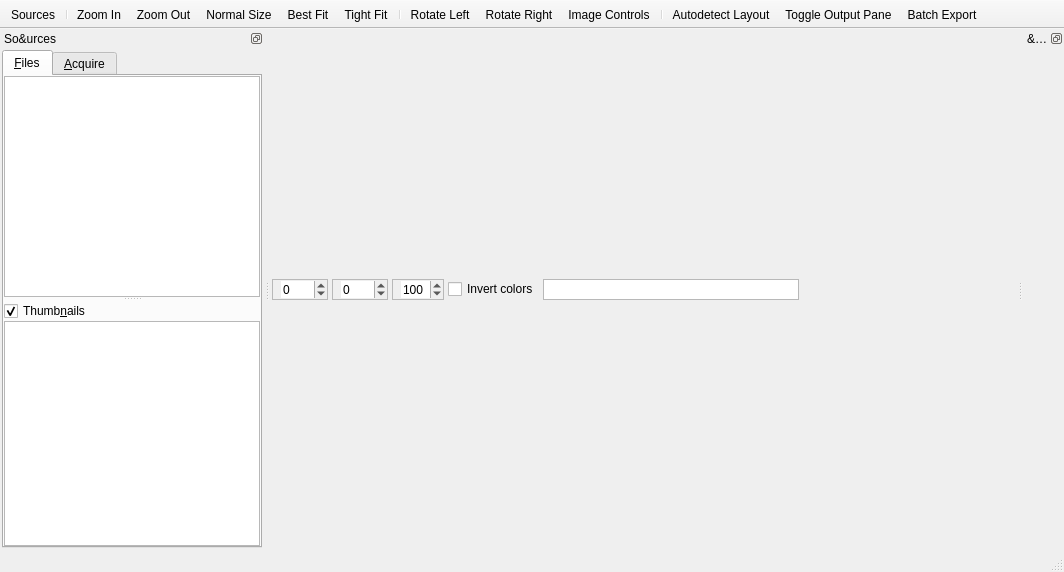
<?xml version="1.0" encoding="UTF-8"?>
<ui version="4.0">
 <class>MainWindow</class>
 <widget class="QMainWindow" name="MainWindow">
  <property name="geometry">
   <rect>
    <x>0</x>
    <y>0</y>
    <width>1064</width>
    <height>572</height>
   </rect>
  </property>
  <property name="windowTitle">
   <string notr="true">gImageReader</string>
  </property>
  <property name="windowIcon">
   <iconset resource="gimagereader.qrc">
    <normaloff>:/icons/logo_256</normaloff>:/icons/logo_256</iconset>
  </property>
  <widget class="QWidget" name="centralwidget">
   <layout class="QVBoxLayout" name="verticalLayout_4">
    <property name="spacing">
     <number>0</number>
    </property>
    <property name="leftMargin">
     <number>0</number>
    </property>
    <property name="topMargin">
     <number>0</number>
    </property>
    <property name="rightMargin">
     <number>0</number>
    </property>
    <property name="bottomMargin">
     <number>0</number>
    </property>
    <item>
     <widget class="QWidget" name="widgetImageControls" native="true">
      <property name="maximumSize">
       <size>
        <width>16777215</width>
        <height>25</height>
       </size>
      </property>
      <layout class="QHBoxLayout" name="horizontalLayout">
       <property name="spacing">
        <number>4</number>
       </property>
       <property name="leftMargin">
        <number>2</number>
       </property>
       <property name="topMargin">
        <number>2</number>
       </property>
       <property name="rightMargin">
        <number>2</number>
       </property>
       <property name="bottomMargin">
        <number>2</number>
       </property>
       <item>
        <widget class="QFrame" name="frameBrightness">
         <property name="toolTip">
          <string>Brightness</string>
         </property>
         <property name="frameShape">
          <enum>QFrame::StyledPanel</enum>
         </property>
         <property name="frameShadow">
          <enum>QFrame::Sunken</enum>
         </property>
         <layout class="QHBoxLayout" name="horizontalLayout_3">
          <property name="spacing">
           <number>0</number>
          </property>
          <property name="leftMargin">
           <number>1</number>
          </property>
          <property name="topMargin">
           <number>1</number>
          </property>
          <property name="rightMargin">
           <number>1</number>
          </property>
          <property name="bottomMargin">
           <number>1</number>
          </property>
          <item>
           <widget class="QLabel" name="labelBrightness">
            <property name="pixmap">
             <pixmap resource="gimagereader.qrc">:/icons/brightness</pixmap>
            </property>
           </widget>
          </item>
          <item>
           <widget class="QSpinBox" name="spinBoxBrightness">
            <property name="styleSheet">
             <string notr="true"/>
            </property>
            <property name="frame">
             <bool>false</bool>
            </property>
            <property name="minimum">
             <number>-100</number>
            </property>
            <property name="maximum">
             <number>100</number>
            </property>
           </widget>
          </item>
         </layout>
        </widget>
       </item>
       <item>
        <widget class="QFrame" name="frameContrast">
         <property name="toolTip">
          <string>Contrast</string>
         </property>
         <property name="frameShape">
          <enum>QFrame::StyledPanel</enum>
         </property>
         <property name="frameShadow">
          <enum>QFrame::Sunken</enum>
         </property>
         <layout class="QHBoxLayout" name="horizontalLayout_4">
          <property name="spacing">
           <number>0</number>
          </property>
          <property name="leftMargin">
           <number>1</number>
          </property>
          <property name="topMargin">
           <number>1</number>
          </property>
          <property name="rightMargin">
           <number>1</number>
          </property>
          <property name="bottomMargin">
           <number>1</number>
          </property>
          <item>
           <widget class="QLabel" name="labelContrast">
            <property name="pixmap">
             <pixmap resource="gimagereader.qrc">:/icons/contrast</pixmap>
            </property>
           </widget>
          </item>
          <item>
           <widget class="QSpinBox" name="spinBoxContrast">
            <property name="styleSheet">
             <string notr="true"/>
            </property>
            <property name="frame">
             <bool>false</bool>
            </property>
            <property name="minimum">
             <number>-100</number>
            </property>
            <property name="maximum">
             <number>100</number>
            </property>
           </widget>
          </item>
         </layout>
        </widget>
       </item>
       <item>
        <widget class="QFrame" name="frameResolution">
         <property name="toolTip">
          <string>Resolution</string>
         </property>
         <property name="frameShape">
          <enum>QFrame::StyledPanel</enum>
         </property>
         <property name="frameShadow">
          <enum>QFrame::Sunken</enum>
         </property>
         <layout class="QHBoxLayout" name="horizontalLayout_2">
          <property name="spacing">
           <number>0</number>
          </property>
          <property name="leftMargin">
           <number>1</number>
          </property>
          <property name="topMargin">
           <number>1</number>
          </property>
          <property name="rightMargin">
           <number>1</number>
          </property>
          <property name="bottomMargin">
           <number>1</number>
          </property>
          <item>
           <widget class="QLabel" name="labelResolution">
            <property name="pixmap">
             <pixmap resource="gimagereader.qrc">:/icons/resolution</pixmap>
            </property>
           </widget>
          </item>
          <item>
           <widget class="QSpinBox" name="spinBoxResolution">
            <property name="styleSheet">
             <string notr="true"/>
            </property>
            <property name="frame">
             <bool>false</bool>
            </property>
            <property name="minimum">
             <number>50</number>
            </property>
            <property name="maximum">
             <number>600</number>
            </property>
            <property name="singleStep">
             <number>10</number>
            </property>
            <property name="value">
             <number>100</number>
            </property>
           </widget>
          </item>
         </layout>
        </widget>
       </item>
       <item>
        <widget class="QCheckBox" name="checkBoxInvertColors">
         <property name="text">
          <string>Invert colors</string>
         </property>
        </widget>
       </item>
       <item>
        <widget class="QTextBrowser" name="SegMode">
         <property name="maximumSize">
          <size>
           <width>16777215</width>
           <height>25</height>
          </size>
         </property>
         <property name="focusPolicy">
          <enum>Qt::NoFocus</enum>
         </property>
         <property name="acceptDrops">
          <bool>false</bool>
         </property>
         <property name="toolTip">
          <string>Current Page Segmentation Mode</string>
         </property>
         <property name="verticalScrollBarPolicy">
          <enum>Qt::ScrollBarAlwaysOff</enum>
         </property>
         <property name="placeholderText">
          <string/>
         </property>
         <property name="openLinks">
          <bool>false</bool>
         </property>
        </widget>
       </item>
       <item>
        <spacer name="horizontalSpacer">
         <property name="orientation">
          <enum>Qt::Horizontal</enum>
         </property>
         <property name="sizeHint" stdset="0">
          <size>
           <width>40</width>
           <height>20</height>
          </size>
         </property>
        </spacer>
       </item>
      </layout>
     </widget>
    </item>
   </layout>
  </widget>
  <widget class="QStatusBar" name="statusbar"/>
  <widget class="QToolBar" name="toolBarMain">
   <property name="movable">
    <bool>false</bool>
   </property>
   <property name="toolButtonStyle">
    <enum>Qt::ToolButtonIconOnly</enum>
   </property>
   <property name="floatable">
    <bool>false</bool>
   </property>
   <attribute name="toolBarArea">
    <enum>TopToolBarArea</enum>
   </attribute>
   <attribute name="toolBarBreak">
    <bool>false</bool>
   </attribute>
   <addaction name="actionSources"/>
   <addaction name="separator"/>
   <addaction name="actionZoomIn"/>
   <addaction name="actionZoomOut"/>
   <addaction name="actionOriginalSize"/>
   <addaction name="actionBestFit"/>
   <addaction name="actionTightFit"/>
   <addaction name="separator"/>
   <addaction name="actionRotateLeft"/>
   <addaction name="actionRotateRight"/>
   <addaction name="actionImageControls"/>
   <addaction name="separator"/>
   <addaction name="actionAutodetectLayout"/>
   <addaction name="actionToggleOutputPane"/>
   <addaction name="actionBatchExport"/>
  </widget>
  <widget class="QDockWidget" name="dockWidgetSources">
   <property name="features">
    <set>QDockWidget::DockWidgetFloatable|QDockWidget::DockWidgetMovable</set>
   </property>
   <property name="windowTitle">
    <string notr="true">So&amp;urces</string>
   </property>
   <attribute name="dockWidgetArea">
    <number>1</number>
   </attribute>
   <widget class="QWidget" name="dockWidgetSourcesContents">
    <layout class="QVBoxLayout" name="verticalLayout">
     <property name="spacing">
      <number>2</number>
     </property>
     <property name="leftMargin">
      <number>2</number>
     </property>
     <property name="topMargin">
      <number>2</number>
     </property>
     <property name="rightMargin">
      <number>2</number>
     </property>
     <property name="bottomMargin">
      <number>2</number>
     </property>
     <item>
      <widget class="QTabWidget" name="tabWidget">
       <property name="currentIndex">
        <number>0</number>
       </property>
       <widget class="QWidget" name="tabSources">
        <attribute name="title">
         <string>&amp;Files</string>
        </attribute>
        <layout class="QVBoxLayout" name="verticalLayout_2">
         <property name="spacing">
          <number>0</number>
         </property>
         <property name="leftMargin">
          <number>0</number>
         </property>
         <property name="topMargin">
          <number>0</number>
         </property>
         <property name="rightMargin">
          <number>0</number>
         </property>
         <property name="bottomMargin">
          <number>0</number>
         </property>
         <item>
          <widget class="QSplitter" name="splitter">
           <property name="orientation">
            <enum>Qt::Vertical</enum>
           </property>
           <widget class="QTreeView" name="treeViewSources">
            <property name="editTriggers">
             <set>QAbstractItemView::NoEditTriggers</set>
            </property>
            <property name="dragEnabled">
             <bool>true</bool>
            </property>
            <property name="dragDropMode">
             <enum>QAbstractItemView::InternalMove</enum>
            </property>
            <property name="selectionMode">
             <enum>QAbstractItemView::ExtendedSelection</enum>
            </property>
            <attribute name="headerVisible">
             <bool>false</bool>
            </attribute>
            <attribute name="headerStretchLastSection">
             <bool>false</bool>
            </attribute>
           </widget>
           <widget class="QWidget" name="widgetThumbnails" native="true">
            <layout class="QVBoxLayout" name="verticalLayout_3">
             <property name="spacing">
              <number>0</number>
             </property>
             <property name="leftMargin">
              <number>0</number>
             </property>
             <property name="topMargin">
              <number>0</number>
             </property>
             <property name="rightMargin">
              <number>0</number>
             </property>
             <property name="bottomMargin">
              <number>0</number>
             </property>
             <item>
              <widget class="QCheckBox" name="checkBoxThumbnails">
               <property name="focusPolicy">
                <enum>Qt::NoFocus</enum>
               </property>
               <property name="text">
                <string>Thumb&amp;nails</string>
               </property>
               <property name="checked">
                <bool>true</bool>
               </property>
              </widget>
             </item>
             <item>
              <widget class="QListWidget" name="listWidgetThumbnails">
               <property name="iconSize">
                <size>
                 <width>64</width>
                 <height>64</height>
                </size>
               </property>
               <property name="verticalScrollMode">
                <enum>QAbstractItemView::ScrollPerPixel</enum>
               </property>
               <property name="resizeMode">
                <enum>QListView::Adjust</enum>
               </property>
               <property name="viewMode">
                <enum>QListView::IconMode</enum>
               </property>
               <property name="uniformItemSizes">
                <bool>true</bool>
               </property>
              </widget>
             </item>
            </layout>
           </widget>
          </widget>
         </item>
        </layout>
       </widget>
       <widget class="QWidget" name="tabAcquire">
        <attribute name="title">
         <string>&amp;Acquire</string>
        </attribute>
        <layout class="QGridLayout" name="gridLayout">
         <property name="leftMargin">
          <number>2</number>
         </property>
         <property name="topMargin">
          <number>2</number>
         </property>
         <property name="rightMargin">
          <number>2</number>
         </property>
         <property name="bottomMargin">
          <number>2</number>
         </property>
         <property name="spacing">
          <number>2</number>
         </property>
         <item row="2" column="2">
          <widget class="QToolButton" name="toolButtonScanOutput">
           <property name="sizePolicy">
            <sizepolicy hsizetype="Fixed" vsizetype="Fixed">
             <horstretch>0</horstretch>
             <verstretch>0</verstretch>
            </sizepolicy>
           </property>
           <property name="icon">
            <iconset theme="document-open">
             <normaloff>.</normaloff>.</iconset>
           </property>
          </widget>
         </item>
         <item row="1" column="2">
          <widget class="QToolButton" name="toolButtonScanDevicesRefresh">
           <property name="toolTip">
            <string>Refresh</string>
           </property>
           <property name="icon">
            <iconset theme="view-refresh">
             <normaloff>.</normaloff>.</iconset>
           </property>
          </widget>
         </item>
         <item row="1" column="0">
          <widget class="QLabel" name="labelScanDevice">
           <property name="text">
            <string>&amp;Device:</string>
           </property>
           <property name="buddy">
            <cstring>comboBoxScanDevice</cstring>
           </property>
          </widget>
         </item>
         <item row="2" column="0">
          <widget class="QLabel" name="labelScanOutput">
           <property name="text">
            <string>Output &amp;File:</string>
           </property>
           <property name="buddy">
            <cstring>lineEditScanOutput</cstring>
           </property>
          </widget>
         </item>
         <item row="4" column="0">
          <widget class="QLabel" name="labelScanResolution">
           <property name="text">
            <string>&amp;Resolution:</string>
           </property>
           <property name="buddy">
            <cstring>comboBoxScanResolution</cstring>
           </property>
          </widget>
         </item>
         <item row="6" column="0" colspan="3">
          <widget class="QLabel" name="labelScanMessage">
           <property name="sizePolicy">
            <sizepolicy hsizetype="Preferred" vsizetype="Expanding">
             <horstretch>0</horstretch>
             <verstretch>0</verstretch>
            </sizepolicy>
           </property>
           <property name="alignment">
            <set>Qt::AlignCenter</set>
           </property>
          </widget>
         </item>
         <item row="4" column="1" colspan="2">
          <widget class="QComboBox" name="comboBoxScanResolution">
           <item>
            <property name="text">
             <string notr="true">75 dpi</string>
            </property>
           </item>
           <item>
            <property name="text">
             <string notr="true">100 dpi</string>
            </property>
           </item>
           <item>
            <property name="text">
             <string notr="true">200 dpi</string>
            </property>
           </item>
           <item>
            <property name="text">
             <string notr="true">300 dpi</string>
            </property>
           </item>
           <item>
            <property name="text">
             <string notr="true">600 dpi</string>
            </property>
           </item>
           <item>
            <property name="text">
             <string notr="true">1200 dpi</string>
            </property>
           </item>
          </widget>
         </item>
         <item row="7" column="0" rowspan="2" colspan="3">
          <layout class="QFormLayout" name="formLayoutScan">
           <property name="formAlignment">
            <set>Qt::AlignHCenter|Qt::AlignTop</set>
           </property>
           <property name="horizontalSpacing">
            <number>0</number>
           </property>
           <property name="verticalSpacing">
            <number>0</number>
           </property>
           <item row="0" column="1">
            <widget class="QPushButton" name="pushButtonScan">
             <property name="sizePolicy">
              <sizepolicy hsizetype="Maximum" vsizetype="Preferred">
               <horstretch>0</horstretch>
               <verstretch>0</verstretch>
              </sizepolicy>
             </property>
             <property name="text">
              <string>&amp;Scan</string>
             </property>
             <property name="icon">
              <iconset theme="scanner">
               <normaloff>.</normaloff>.</iconset>
             </property>
            </widget>
           </item>
           <item row="1" column="1">
            <widget class="QPushButton" name="pushButtonScanCancel">
             <property name="sizePolicy">
              <sizepolicy hsizetype="Maximum" vsizetype="Preferred">
               <horstretch>0</horstretch>
               <verstretch>0</verstretch>
              </sizepolicy>
             </property>
             <property name="text">
              <string>Cancel</string>
             </property>
             <property name="icon">
              <iconset theme="dialog-cancel">
               <normaloff>.</normaloff>.</iconset>
             </property>
            </widget>
           </item>
          </layout>
         </item>
         <item row="1" column="1">
          <widget class="QComboBox" name="comboBoxScanDevice">
           <property name="sizePolicy">
            <sizepolicy hsizetype="Expanding" vsizetype="Fixed">
             <horstretch>0</horstretch>
             <verstretch>0</verstretch>
            </sizepolicy>
           </property>
          </widget>
         </item>
         <item row="3" column="0">
          <widget class="QLabel" name="labelScanMode">
           <property name="text">
            <string>&amp;Mode:</string>
           </property>
           <property name="buddy">
            <cstring>comboBoxScanMode</cstring>
           </property>
          </widget>
         </item>
         <item row="3" column="1" colspan="2">
          <widget class="QComboBox" name="comboBoxScanMode">
           <item>
            <property name="text">
             <string>Grayscale</string>
            </property>
           </item>
           <item>
            <property name="text">
             <string>Color</string>
            </property>
           </item>
          </widget>
         </item>
         <item row="2" column="1">
          <widget class="QLineEdit" name="lineEditScanOutput">
           <property name="enabled">
            <bool>true</bool>
           </property>
           <property name="readOnly">
            <bool>true</bool>
           </property>
          </widget>
         </item>
         <item row="5" column="0">
          <widget class="QLabel" name="labelScanSource">
           <property name="text">
            <string>&amp;Source:</string>
           </property>
           <property name="buddy">
            <cstring>comboBoxScanSource</cstring>
           </property>
          </widget>
         </item>
         <item row="5" column="1" colspan="2">
          <widget class="QComboBox" name="comboBoxScanSource">
           <item>
            <property name="text">
             <string>Flatbed</string>
            </property>
           </item>
           <item>
            <property name="text">
             <string>ADF Front</string>
            </property>
           </item>
           <item>
            <property name="text">
             <string>ADF Back</string>
            </property>
           </item>
           <item>
            <property name="text">
             <string>ADF Duplex</string>
            </property>
           </item>
          </widget>
         </item>
        </layout>
       </widget>
      </widget>
     </item>
    </layout>
   </widget>
  </widget>
  <widget class="QDockWidget" name="dockWidgetOutput">
   <property name="features">
    <set>QDockWidget::DockWidgetFloatable|QDockWidget::DockWidgetMovable</set>
   </property>
   <property name="windowTitle">
    <string notr="true">&amp;Output</string>
   </property>
   <attribute name="dockWidgetArea">
    <number>2</number>
   </attribute>
   <widget class="QWidget" name="dockWidgetContentsOutput"/>
  </widget>
  <action name="actionSources">
   <property name="checkable">
    <bool>true</bool>
   </property>
   <property name="icon">
    <iconset theme="insert-image">
     <normaloff>.</normaloff>.</iconset>
   </property>
   <property name="text">
    <string>Sources</string>
   </property>
   <property name="toolTip">
    <string>Sources</string>
   </property>
  </action>
  <action name="actionZoomIn">
   <property name="icon">
    <iconset theme="zoom-in">
     <normaloff>.</normaloff>.</iconset>
   </property>
   <property name="text">
    <string>Zoom In</string>
   </property>
   <property name="toolTip">
    <string>Zoom in</string>
   </property>
  </action>
  <action name="actionZoomOut">
   <property name="icon">
    <iconset theme="zoom-out">
     <normaloff>.</normaloff>.</iconset>
   </property>
   <property name="text">
    <string>Zoom Out</string>
   </property>
   <property name="toolTip">
    <string>Zoom out</string>
   </property>
  </action>
  <action name="actionOriginalSize">
   <property name="checkable">
    <bool>true</bool>
   </property>
   <property name="icon">
    <iconset theme="zoom-original">
     <normaloff>.</normaloff>.</iconset>
   </property>
   <property name="text">
    <string>Normal Size</string>
   </property>
   <property name="toolTip">
    <string>Normal size</string>
   </property>
  </action>
  <action name="actionBestFit">
   <property name="checkable">
    <bool>true</bool>
   </property>
   <property name="icon">
    <iconset theme="zoom-fit-best">
     <normaloff>.</normaloff>.</iconset>
   </property>
   <property name="text">
    <string>Best Fit</string>
   </property>
   <property name="toolTip">
    <string>Best fit</string>
   </property>
  </action>
  <action name="actionRotateLeft">
   <property name="icon">
    <iconset theme="object-rotate-left">
     <normaloff>.</normaloff>.</iconset>
   </property>
   <property name="text">
    <string>Rotate Left</string>
   </property>
   <property name="toolTip">
    <string>Rotate left</string>
   </property>
  </action>
  <action name="actionRotateRight">
   <property name="icon">
    <iconset theme="object-rotate-right">
     <normaloff>.</normaloff>.</iconset>
   </property>
   <property name="text">
    <string>Rotate Right</string>
   </property>
   <property name="toolTip">
    <string>Rotate right</string>
   </property>
  </action>
  <action name="actionImageControls">
   <property name="checkable">
    <bool>true</bool>
   </property>
   <property name="icon">
    <iconset resource="gimagereader.qrc">
     <normaloff>:/icons/controls</normaloff>:/icons/controls</iconset>
   </property>
   <property name="text">
    <string>Image Controls</string>
   </property>
   <property name="toolTip">
    <string>Image controls</string>
   </property>
  </action>
  <action name="actionAutodetectLayout">
   <property name="icon">
    <iconset resource="gimagereader.qrc">
     <normaloff>:/icons/autolayout</normaloff>:/icons/autolayout</iconset>
   </property>
   <property name="text">
    <string>Autodetect Layout</string>
   </property>
   <property name="toolTip">
    <string>Autodetect layout</string>
   </property>
  </action>
  <action name="actionToggleOutputPane">
   <property name="checkable">
    <bool>true</bool>
   </property>
   <property name="icon">
    <iconset theme="document-edit">
     <normaloff>.</normaloff>.</iconset>
   </property>
   <property name="text">
    <string>Toggle Output Pane</string>
   </property>
   <property name="toolTip">
    <string>Toggle output pane</string>
   </property>
  </action>
  <action name="actionBatchExport">
   <property name="icon">
    <iconset theme="document-export">
     <normaloff>.</normaloff>.</iconset>
   </property>
   <property name="text">
    <string>Batch Export</string>
   </property>
   <property name="toolTip">
    <string>Batch Export</string>
   </property>
  </action>
  <action name="actionTightFit">
   <property name="checkable">
    <bool>true</bool>
   </property>
   <property name="icon">
    <iconset theme="zoom-fit-best">
     <normaloff>.</normaloff>.</iconset>
   </property>
   <property name="text">
    <string>Tight Fit</string>
   </property>
   <property name="toolTip">
    <string>Tight fit</string>
   </property>
  </action>
 </widget>
 <tabstops>
  <tabstop>tabWidget</tabstop>
  <tabstop>spinBoxBrightness</tabstop>
  <tabstop>spinBoxContrast</tabstop>
  <tabstop>spinBoxResolution</tabstop>
  <tabstop>checkBoxInvertColors</tabstop>
  <tabstop>treeViewSources</tabstop>
  <tabstop>listWidgetThumbnails</tabstop>
  <tabstop>comboBoxScanDevice</tabstop>
  <tabstop>toolButtonScanDevicesRefresh</tabstop>
  <tabstop>lineEditScanOutput</tabstop>
  <tabstop>toolButtonScanOutput</tabstop>
  <tabstop>comboBoxScanMode</tabstop>
  <tabstop>comboBoxScanResolution</tabstop>
  <tabstop>comboBoxScanSource</tabstop>
  <tabstop>pushButtonScan</tabstop>
  <tabstop>pushButtonScanCancel</tabstop>
 </tabstops>
 <resources>
  <include location="gimagereader.qrc"/>
 </resources>
 <connections/>
</ui>
